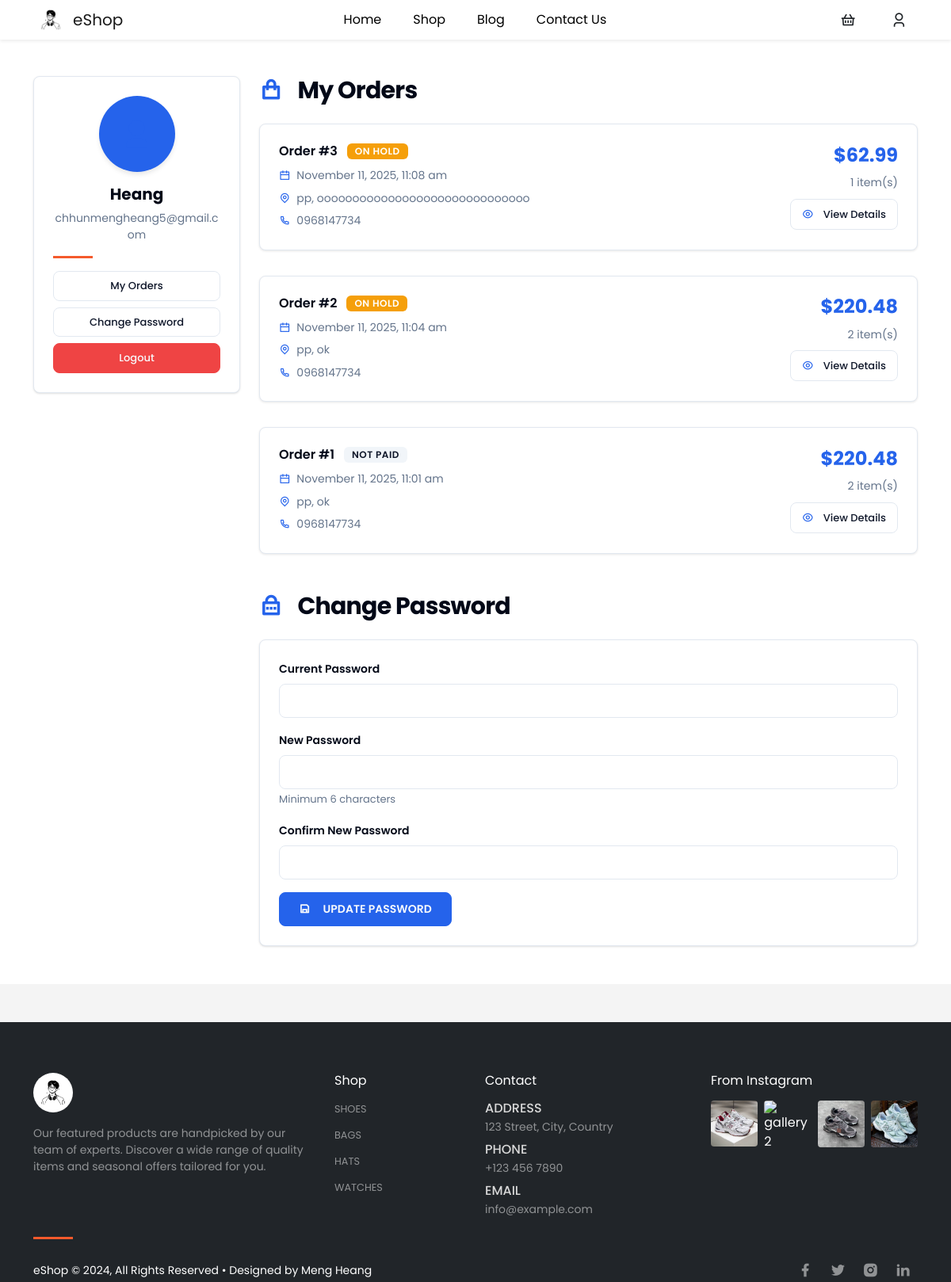
Page /account.php (signed in) on the committed database.
### tables this page shows
CREATE TABLE orders (
            order_id INTEGER PRIMARY KEY AUTOINCREMENT,
            order_cost DECIMAL(10,2) NOT NULL,
            order_status VARCHAR(50) NOT NULL DEFAULT 'on_hold',
            user_id INTEGER NOT NULL,
            user_phone VARCHAR(20) NOT NULL,
            user_city VARCHAR(100) NOT NULL,
            user_address TEXT NOT NULL,
            order_date DATETIME DEFAULT CURRENT_TIMESTAMP,
            FOREIGN KEY (user_id) REFERENCES users(user_id)
        );

### account.php (the view, shortened to what this page needs)
<?php
include('server/connection.php');
try {
    $stmt = $conn->prepare("
        SELECT o.*, COUNT(oi.item_id) as item_count
        FROM orders o
        LEFT JOIN order_items oi ON o.order_id = oi.order_id
        WHERE o.user_id = :user_id
        GROUP BY o.order_id
        ORDER BY o.order_date DESC
    ");
    $stmt->execute([':user_id' => $_SESSION['user_id']]);
    $orders = $stmt->fetchAll();
} catch (PDOException $e) {
    $orders = [];
}
?>
<!DOCTYPE html>
<html lang="en">
	<head>
		<link
			href="https://cdn.jsdelivr.net/npm/bootstrap@5.0.2/dist/css/bootstrap.min.css"
			rel="stylesheet"
 />
		<link
			rel="stylesheet"
			href="https://cdnjs.cloudflare.com/ajax/libs/remixicon/4.6.0/remixicon.css"
 />
		<link
			rel="stylesheet"
			href="Assets/CSS/style.css" />
		<link
			rel="stylesheet"
			href="Assets/CSS/login.css" />
		<link
			rel="stylesheet"
			href="Assets/CSS/account.css" />
	</head>
	<body>
		<nav
			class="navbar navbar-expand-lg bg-white navbar-light fixed-top shadow-sm">
			<div class="container">
				<a
					class="navbar-brand d-flex align-items-center"
					href="index.php"
					aria-label="eShop home">
					<img
						src="Assets/Images/logo.jpeg"
						alt="eShop logo"
						class="rounded-circle me-2"
						width="40px" />
					<span class="fw-semibold">eShop</span>
				</a>
				<div
					class="collapse navbar-collapse"
					id="navbarSupportedContent">
					<ul class="navbar-nav mx-lg-auto mb-2 mb-lg-0 gap-lg-2">
						<li class="nav-item">
							<a
								class="nav-link px-3"
								href="index.php"
								>Home</a
							>
						</li>
						<li class="nav-item">
							<a
								class="nav-link px-3"
								href="shop.php"
								>Shop</a
							>
						</li>
						<li class="nav-item">
							<a
								class="nav-link px-3"
								href="blog.php"
								>Blog</a
							>
						</li>
						<li class="nav-item">
							<a
								class="nav-link px-3"
								href="contact.php"
								>Contact Us</a
							>
						</li>
					</ul>
					<div
						class="d-flex align-items-center justify-content-center justify-content-lg-end gap-3 ms-lg-3">
						<a
							href="cart.php"
							class="text-dark position-relative"
							aria-label="View cart">
							<i class="ri-shopping-basket-2-line fs-5"></i>
						</a>
						<a
							href="account.php"
							class="text-dark"
							aria-label="Account">
							<i class="ri-user-3-line fs-5"></i>
						</a>
					</div>
				</div>
			</div>
		</nav>
		<section class="account-section my-5 py-5">
			<div class="container">
				<div class="row">
					<div class="col-lg-3 col-md-4 mb-4">
						<div class="card">
							<div class="card-body text-center">
								<div class="mb-3">
									<i class="ri-user-3-fill fs-1 text-primary"></i>
								</div>
								<h5 class="card-title"><?php echo htmlspecialchars($_SESSION['user_name']); ?></h5>
								<p class="card-text small text-muted"><?php echo htmlspecialchars($_SESSION['user_email']); ?></p>
								<hr>
								<div class="d-grid gap-2">
									<a href="#orders" class="btn btn-sm btn-outline-primary">My Orders</a>
									<a href="#change-password" class="btn btn-sm btn-outline-secondary">Change Password</a>
									<a href="account.php?logout=1" class="btn btn-sm btn-danger" onclick="return confirm('Are you sure you want to logout?')">Logout</a>
								</div>
							</div>
						</div>
					</div>
					<div class="col-lg-9 col-md-8">
						<div id="orders" class="mb-5">
							<h3 class="mb-4">
								<i class="ri-shopping-bag-line me-2"></i>
								My Orders
							</h3>
							<?php if (empty($orders)): ?>
								<div class="alert alert-info">
									<i class="ri-information-line me-2"></i>
									You haven't placed any orders yet. <a href="shop.php" class="alert-link">Start shopping now!</a>
								</div>
							<?php else: ?>
								<div class="row g-3">
									<?php foreach ($orders as $order): ?>
										<div class="col-12">
											<div class="card order-card">
												<div class="card-body">
													<div class="row align-items-center">
														<div class="col-md-7">
															<h6 class="mb-2">
																Order #<?php echo $order['order_id']; ?>
																<span class="badge bg-<?php echo $order['order_status'] === 'on_hold' ? 'warning' : ($order['order_status'] === 'paid' ? 'success' : 'secondary'); ?> status-badge">
																	<?php echo ucfirst(str_replace('_', ' ', $order['order_status'])); ?>
																</span>
															</h6>
															<p class="mb-1 small text-muted">
																<i class="ri-calendar-line me-1"></i>
																<?php echo date('F j, Y, g:i a', strtotime($order['order_date'])); ?>
															</p>
															<p class="mb-1 small">
																<i class="ri-map-pin-line me-1"></i>
																<?php echo htmlspecialchars($order['user_city'] . ', ' . $order['user_address']); ?>
															</p>
															<p class="mb-0 small">
																<i class="ri-phone-line me-1"></i>
																<?php echo htmlspecialchars($order['user_phone']); ?>
															</p>
														</div>
														<div class="col-md-5 text-md-end mt-3 mt-md-0">
															<h5 class="mb-2 text-primary">$<?php echo number_format($order['order_cost'], 2); ?></h5>
															<p class="mb-2 small text-muted"><?php echo $order['item_count']; ?> item(s)</p>
															<a href="order_details.php?order_id=<?php echo $order['order_id']; ?>" class="btn btn-sm btn-outline-primary">
																<i class="ri-eye-line me-1"></i>
																View Details
															</a>
														</div>
													</div>
												</div>
											</div>
										</div>
									<?php endforeach; ?>
								</div>
							<?php endif; ?>
						</div>
						<div id="change-password">
							<h3 class="mb-4">
								<i class="ri-lock-password-line me-2"></i>
								Change Password
							</h3>
							<div class="card">
								<div class="card-body">
									<form method="POST" action="account.php#change-password">
										<div class="mb-3">
											<label for="current_password" class="form-label">Current Password</label>
											<input
												type="password"
												class="form-control"
												id="current_password"
												name="current_password"
												required />
										</div>
										<div class="mb-3">
											<label for="new_password" class="form-label">New Password</label>
											<input
												type="password"
												class="form-control"
												id="new_password"
												name="new_password"
												required />
											<small class="form-text text-muted">Minimum 6 characters</small>
										</div>
										<div class="mb-3">
											<label for="confirm_password" class="form-label">Confirm New Password</label>
											<input
												type="password"
												class="form-control"
												id="confirm_password"
												name="confirm_password"
												required />
										</div>
										<button type="submit" name="change_password" class="btn btn-primary">
											<i class="ri-save-line me-2"></i>
											Update Password
										</button>
									</form>
								</div>
							</div>
						</div>
					</div>
				</div>
			</div>
		</section>
		<footer class="bg-dark text-white pt-5 mt-5">
			<div class="container">
				<div class="row gy-4 pt-3 align-items-start">
					<div class="col-lg-4 col-md-6 col-sm-12">
						<img
							src="Assets/Images/logo.jpeg"
							alt="eShop logo"
							class="rounded-circle mb-3"
							width="50px" />
						<p class="mb-0 small text-white-50">
							Our featured products are handpicked by our team of
							experts. Discover a wide range of quality items and
							seasonal offers tailored for you.
						</p>
					</div>
					<div class="col-lg-2 col-md-6 col-sm-12">
						<h5 class="pb-2 mb-2">Shop</h5>
						<ul class="list-unstyled text-uppercase small mb-0">
							<li class="mb-2">
								<a
									class="text-decoration-none text-white-50"
									href="shop.php?category=shoes"
									>Shoes</a
								>
							</li>
							<li class="mb-2">
								<a
									class="text-decoration-none text-white-50"
									href="shop.php?category=bags"
									>Bags</a
								>
							</li>
							<li class="mb-2">
								<a
									class="text-decoration-none text-white-50"
									href="shop.php?category=hats"
									>Hats</a
								>
							</li>
							<li>
								<a
									class="text-decoration-none text-white-50"
									href="shop.php?category=watches"
									>Watches</a
								>
							</li>
						</ul>
					</div>
					<div class="col-lg-3 col-md-6 col-sm-12">
						<h5 class="pb-2 mb-2">Contact</h5>
						<div class="small">
							<div class="mb-2">
								<h6 class="text-uppercase mb-1">Address</h6>
								<p class="mb-0 text-white-50">
									123 Street, City, Country
								</p>
							</div>
							<div class="mb-2">
								<h6 class="text-uppercase mb-1">Phone</h6>
								<p class="mb-0 text-white-50">+123 456 7890</p>
							</div>
							<div>
								<h6 class="text-uppercase mb-1">Email</h6>
								<p class="mb-0 text-white-50">
									info@example.com
								</p>
							</div>
						</div>
					</div>
					<div class="col-lg-3 col-md-6 col-sm-12">
						<h5 class="pb-2 mb-2">From Instagram</h5>
						<div class="row g-2">
							<div class="col-3">
								<img
									src="Assets/Images/featured_1.png"
									alt="gallery 1"
									class="img-fluid rounded" />
							</div>
							<div class="col-3">
								<img
									src="Assets/Images/featured_2.png"
									alt="gallery 2"
									class="img-fluid rounded" />
							</div>
							<div class="col-3">
								<img
									src="Assets/Images/featured_3.png"
									alt="gallery 3"
									class="img-fluid rounded" />
							</div>
							<div class="col-3">
								<img
									src="Assets/Images/featured_4.png"
									alt="gallery 4"
									class="img-fluid rounded" />
							</div>
						</div>
					</div>
				</div>
				<hr class="border-secondary opacity-25 my-4" />
				<div class="row align-items-center text-center text-md-start">
					<div class="col-md-6 mb-3 mb-md-0">
						<p class="mb-0 small">
							eShop &copy; 2024, All Rights Reserved • Designed by
							Meng Heang
						</p>
					</div>
					<div class="col-md-6 text-md-end">
						<a
							class="text-white-50 mx-2"
							href="#"
							aria-label="Facebook"
							><i class="ri-facebook-fill fs-5"></i
						></a>
						<a
							class="text-white-50 mx-2"
							href="#"
							aria-label="Twitter"
							><i class="ri-twitter-fill fs-5"></i
						></a>
						<a
							class="text-white-50 mx-2"
							href="#"
							aria-label="Instagram"
							><i class="ri-instagram-fill fs-5"></i
						></a>
						<a
							class="text-white-50 mx-2"
							href="#"
							aria-label="LinkedIn"
							><i class="ri-linkedin-fill fs-5"></i
						></a>
					</div>
				</div>
			</div>
		</footer>
	</body>
</html>

### Assets/CSS/style.css (style rules this page uses)
* { margin: 0; padding: 0; box-sizing: border-box; }
:root { --primary-color: coral; --secondary-color: #f45a2c; }
body { font-family: "Poppins", sans-serif; background-color: #f4f4f4; color: #333; }
h3 { font-size: 1.5rem; font-weight: 800; }
h5 { font-size: 1rem; font-weight: 400; }
h6 { color: #d8d8d8; }
.navbar { font-size: 16px; padding: 0 2rem !important; top: 0; left: 0; box-shadow: 0 5px 10px rgba(0, 0, 0, 0.1); }
.navbar-light .navbar-nav .nav-link { padding: 0 20px; color: #000; transition: 0.4s ease; }
.navbar i { font-size: 1.2rem; padding: 0 0.7rem; transition: 0.4s ease; font-weight: 500; margin-left: 5px; cursor: pointer; }
button { padding: 10px 20px; background-color: black; color: #fff; text-transform: uppercase; border: none; cursor: pointer; transition: 0.4s ease; }
.btn { background: rgba(149, 149, 149, 0.5); color: #fff; }
hr { width: 50px; height: 3px !important; opacity: 1 !important; background: var(--secondary-color); }
footer { background: #222222; }
footer li { padding-bottom: 4px; list-style: none; }
footer li a { font-size: 0.8rem; color: #a3a1a1; text-decoration: none; }
footer p { color: white; }

### rows in the picture
orders: order_id "3", order_status "ON HOLD", order_date "November 11, 2025, 11:08 am", user_city+user_address "pp, oooooooooooooooooooooooooooooo", user_phone "0968147734", order_cost "62.99", item_count "1"
orders: order_id "2", order_status "ON HOLD", order_date "November 11, 2025, 11:04 am", user_city+user_address "pp, ok", user_phone "0968147734", order_cost "220.48", item_count "2"
orders: order_id "1", order_status "NOT PAID", order_date "November 11, 2025, 11:01 am", user_city+user_address "pp, ok", user_phone "0968147734", order_cost "220.48", item_count "2"

### other values in the picture
$_SESSION['user_name'] "Heang"
$_SESSION['user_email'] "chhunmengheang5@gmail.com"
